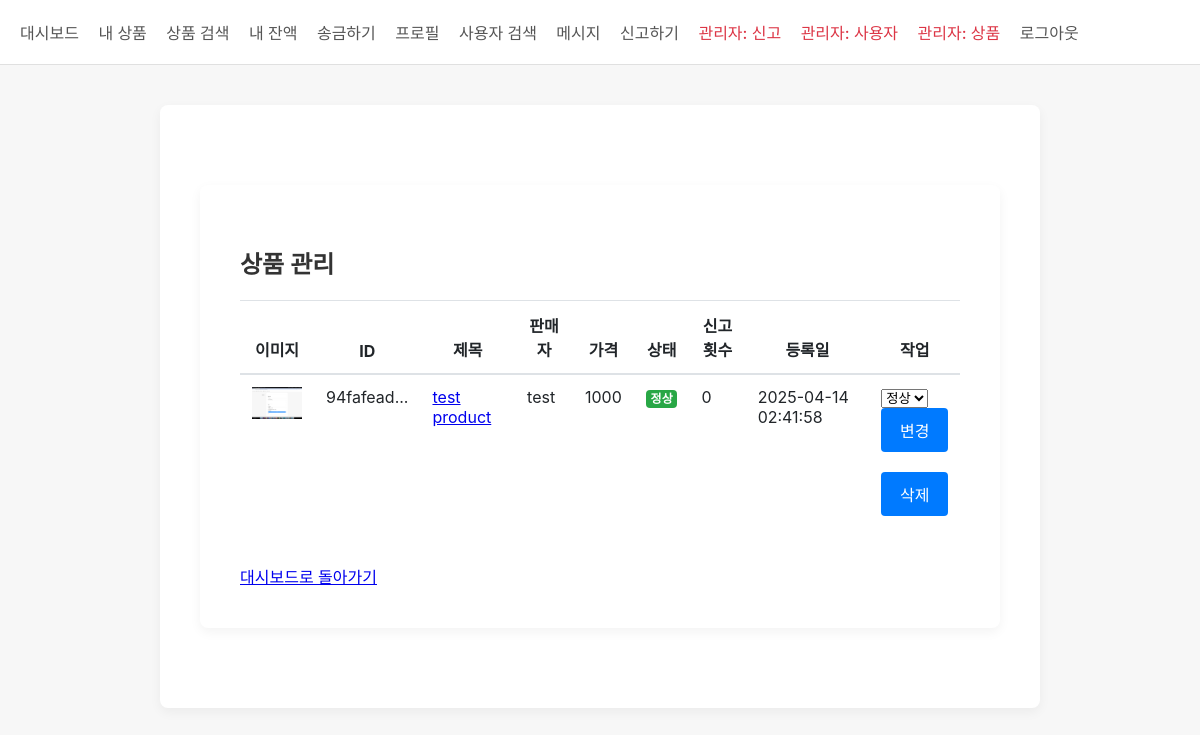
/admin/products (signed in), run on an earlier commit of the app's database.
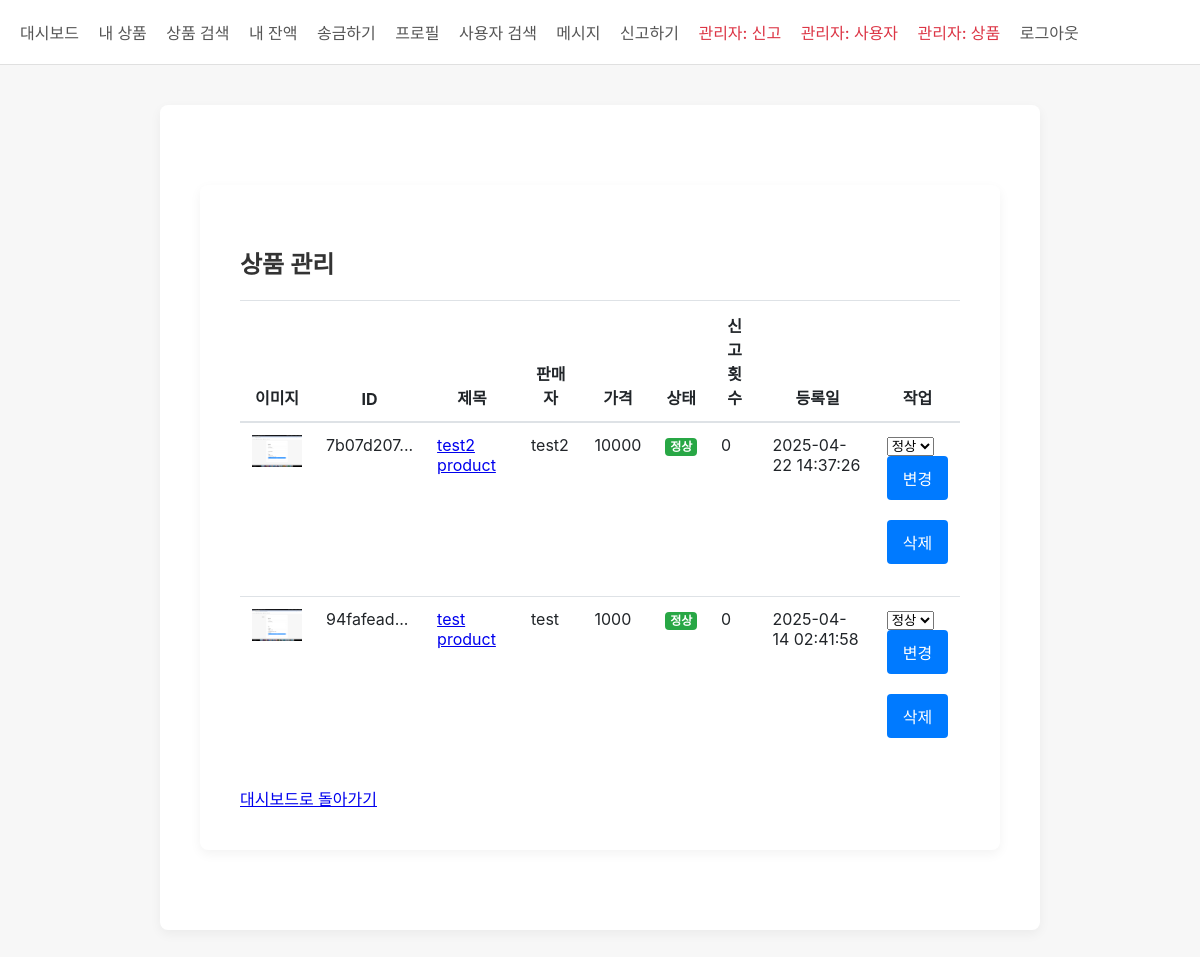
And on a later commit of the database.
### tables this page shows
CREATE TABLE product (
                id TEXT PRIMARY KEY,
                title TEXT NOT NULL,
                description TEXT NOT NULL,
                price TEXT NOT NULL,
                seller_id TEXT NOT NULL,
                status TEXT DEFAULT 'active',
                report_count INTEGER DEFAULT 0,
                created_at TIMESTAMP DEFAULT CURRENT_TIMESTAMP
            , image_path TEXT);

CREATE TABLE user (
                id TEXT PRIMARY KEY,
                username TEXT UNIQUE NOT NULL,
                password TEXT NOT NULL,
                bio TEXT,
                balance INTEGER DEFAULT 10000,
                login_attempts INTEGER DEFAULT 0,
                locked_until TIMESTAMP,
                is_admin BOOLEAN DEFAULT 0,
                status TEXT DEFAULT 'active',
                report_count INTEGER DEFAULT 0,
                created_at TIMESTAMP DEFAULT CURRENT_TIMESTAMP
            );

### app.py (the view)
@app.route('/admin/products')
@admin_required
def admin_products():
    db = get_db()
    cursor = db.cursor()
    cursor.execute("""
        SELECT p.*, u.username as seller_name,
               (SELECT COUNT(*) FROM report WHERE target_id = p.id AND target_type = 'product') as report_count
        FROM product p
        JOIN user u ON p.seller_id = u.id
        ORDER BY p.status DESC, p.report_count DESC, p.created_at DESC
    """)
    products = cursor.fetchall()
    return render_template('admin_products.html', products=products)

### app.py (called while the page is built)
def generate_csrf_token():
    if '_csrf_token' not in session:
        session['_csrf_token'] = secrets.token_hex(16)
    return session['_csrf_token']

def admin_required(f):
    @wraps(f)
    def decorated_function(*args, **kwargs):
        if 'user_id' not in session:
            flash('로그인이 필요합니다.')
            return redirect(url_for('login'))
        db = get_db()
        cursor = db.cursor()
        cursor.execute("SELECT is_admin FROM user WHERE id = ?", (session['user_id'],))
        user = cursor.fetchone()
        if not user or not user['is_admin']:
            flash('관리자 권한이 필요합니다.')
            return redirect(url_for('dashboard'))
        return f(*args, **kwargs)
    return decorated_function

def get_db():
    db = getattr(g, '_database', None)
    if db is None:
        db = g._database = sqlite3.connect(DATABASE)
        db.row_factory = sqlite3.Row  # 결과를 dict처럼 사용하기 위함
    return db

@app.teardown_appcontext
def close_connection(exception):
    db = getattr(g, '_database', None)
    if db is not None:
        db.close()

@app.after_request
def add_security_headers(response):
    response.headers['Content-Security-Policy'] = "default-src 'self'; script-src 'self' 'unsafe-inline' https://cdnjs.cloudflare.com; style-src 'self' 'unsafe-inline'; img-src 'self' data:;"
    response.headers['X-Frame-Options'] = 'SAMEORIGIN'
    response.headers['X-XSS-Protection'] = '1; mode=block'
    return response

### templates/admin_products.html (shortened to what this page needs)
{% extends "base.html" %}
{% block content %}
<div class="container mt-5">
    <h2>상품 관리</h2>
    {% if products %}
        <div class="table-responsive">
            <table class="table table-striped">
                <thead>
                    <tr>
                        <th>이미지</th>
                        <th>ID</th>
                        <th>제목</th>
                        <th>판매자</th>
                        <th>가격</th>
                        <th>상태</th>
                        <th>신고 횟수</th>
                        <th>등록일</th>
                        <th>작업</th>
                    </tr>
                </thead>
                <tbody>
                    {% for product in products %}
                        <tr>
                            <td>
                                {% if product.image_path %}
                                    <img src="{{ url_for('uploaded_file', filename=product.image_path.split('/')[-1]) }}"
                                         alt="{{ product.title }}" class="product-thumbnail">
                                {% else %}
                                    <div class="no-image-placeholder">
                                        <i class="no-image-icon">🖼️</i>
                                    </div>
                                {% endif %}
                            </td>
                            <td>{{ product.id[:8] }}...</td>
                            <td>
                                <a href="{{ url_for('view_product', product_id=product.id) }}">
                                    {{ product.title }}
                                </a>
                            </td>
                            <td>{{ product.seller_name }}</td>
                            <td>{{ product.price }}</td>
                            <td>
                                {% if product.status == 'active' %}
                                    <span class="badge badge-success">정상</span>
                                {% elif product.status == 'warning' %}
                                    <span class="badge badge-warning">주의</span>
                                {% elif product.status == 'blocked' %}
                                    <span class="badge badge-danger">차단됨</span>
                                {% endif %}
                            </td>
                            <td>{{ product.report_count }}</td>
                            <td>{{ product.created_at }}</td>
                            <td>
                                <form method="POST" action="{{ url_for('change_product_status', product_id=product.id) }}" class="d-inline">
                                    <select name="status" class="form-control form-control-sm d-inline-block" style="width: auto;">
                                        <option value="active" {% if product.status == 'active' %}selected{% endif %}>정상</option>
                                    </select>
                                    <button type="submit" class="btn btn-sm btn-primary">변경</button>
                                </form>
                                <form method="POST" action="{{ url_for('admin_delete_product', product_id=product.id) }}" class="d-inline" onsubmit="return confirm('정말 삭제하시겠습니까? 이 작업은 되돌릴 수 없습니다.');">
                                    <button type="submit" class="btn btn-sm btn-danger">삭제</button>
                                </form>
                            </td>
                        </tr>
                    {% endfor %}
                </tbody>
            </table>
        </div>
    {% else %}
        <div class="alert alert-info">
            등록된 상품이 없습니다.
        </div>
    {% endif %}
    <a href="{{ url_for('dashboard') }}" class="btn btn-secondary">대시보드로 돌아가기</a>
</div>
{% endblock %}

### templates/base.html (shortened to what this page needs)
<!DOCTYPE html>
<html lang="ko">
<head>
</head>
<body>
  <nav>
    {% if session.get('user_id') %}
      <a href="{{ url_for('dashboard') }}">대시보드</a>
      <a href="{{ url_for('my_products') }}">내 상품</a>
      <a href="{{ url_for('search_product') }}">상품 검색</a>
      <a href="{{ url_for('balance') }}">내 잔액</a>
      <a href="{{ url_for('transfer') }}">송금하기</a>
      <a href="{{ url_for('profile') }}">프로필</a>
      <a href="{{ url_for('search_user') }}">사용자 검색</a>
      <a href="{{ url_for('message_list') }}">메시지</a>
      <a href="{{ url_for('report') }}">신고하기</a>
      {% if session.get('is_admin') %}
        <a href="{{ url_for('admin_reports') }}" class="text-danger">관리자: 신고</a>
        <a href="{{ url_for('admin_users') }}" class="text-danger">관리자: 사용자</a>
        <a href="{{ url_for('admin_products') }}" class="text-danger">관리자: 상품</a>
      {% endif %}
      <a href="{{ url_for('logout') }}">로그아웃</a>
    {% else %}
      <a href="{{ url_for('login') }}">로그인</a>
      <a href="{{ url_for('register') }}">회원가입</a>
    {% endif %}
  </nav>
  <div class="container">
    {% block content %}{% endblock %}
  </div>
</body>
</html>

### templates/base.html (style rules this page uses)
body { background-color: #F7F7F7; font-family: -apple-system, BlinkMacSystemFont, "Segoe UI", Roboto, Helvetica, Arial, sans-serif; margin: 0; padding: 0; color: #333; }
nav { background-color: #fff; padding: 20px; border-bottom: 1px solid #e0e0e0; }
nav a { text-decoration: none; color: #555; margin-right: 15px; font-weight: 500; }
.container { max-width: 800px; margin: 40px auto; background-color: #fff; padding: 40px; box-shadow: 0 4px 12px rgba(0, 0, 0, 0.05); border-radius: 8px; }
h1, h2, h3 { font-weight: 600; margin-bottom: 20px; }
input, textarea, button { width: 100%; padding: 10px; margin-bottom: 20px; border: 1px solid #e0e0e0; border-radius: 4px; font-size: 16px; }
button { background-color: #007AFF; color: #fff; border: none; cursor: pointer; transition: background-color 0.2s; }
.table { width: 100%; margin-bottom: 1rem; color: #212529; border-collapse: collapse; }
.table th, .table td { padding: 0.75rem; vertical-align: top; border-top: 1px solid #dee2e6; }
.table thead th { vertical-align: bottom; border-bottom: 2px solid #dee2e6; }
.badge { display: inline-block; padding: 0.25em 0.4em; font-size: 75%; font-weight: 700; line-height: 1; text-align: center; white-space: nowrap; vertical-align: baseline; border-radius: 0.25rem; }
.badge-success { color: #fff; background-color: #28a745; }
.text-danger { color: #dc3545 !important; }

### templates/admin_products.html (style rules this page uses)
.product-thumbnail { max-height: 50px; max-width: 50px; object-fit: cover; }

What changed in the data, as far as the page shows it:
added product: image_path (picture), id "7b07d207", title "test2 product", seller_name "test2", price "10000", shows "정상", report_count "0", created_at "2025-04-22 14:37:26", status "정상"
